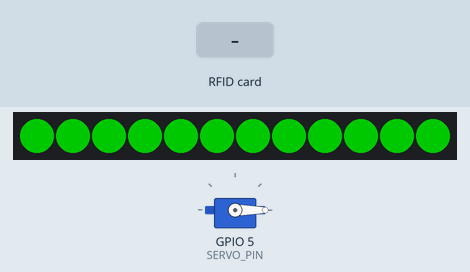
The sketch below on a simulated ESP8266 (NodeMCU). On the bench: 12 RGB LEDs in strip order, left to right, servo. The inputs (shaded band) are chosen by the test bench. Dim RGB values are drawn brighter than linear; WiFi joins after 1.5 s; servers stay silent unless stated; uploads are accepted with an empty reply; what the sketch prints to the serial monitor is not drawn.

Above: at 2.1 s.
4.3 s: RFID card 5E 7A 19 C4 held to the reader
At 5.1 s:
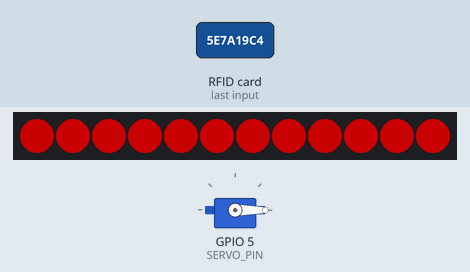
At 8.6 s:
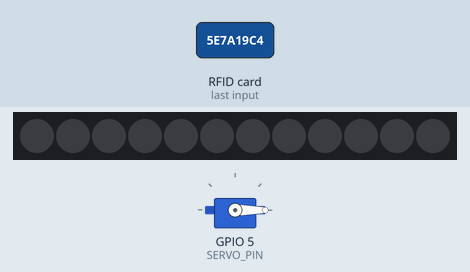
Timing chart, 0 to 10.1 s (numbered marks = the images above; inputs shaded):
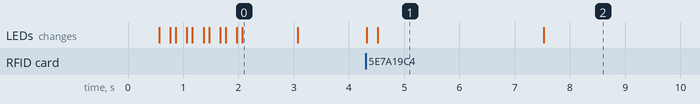

Measured:
- after the input at 4.3 s, the LEDs: first change at once (image 1 shows a later state)
- what the display in image 0 shows lasts 1.0 s, from 2.1 s to 3.1 s
- what the display in image 1 shows lasts 3.0 s, from 4.5 s to 7.5 s

The sketch:

control_acceso_rfid.ino
```cpp
/*
 * SISTEMA DE CONTROL DE ACCESO RFID - EVALUACIÓN SUMATIVA III
 * Proyecto: Control de Acceso para Condominio con IoT
 * Hardware: NodeMCU V3 (ESP8266) + RFID RC522 + Servo SG90 + Aro LED WS2812B
 * Backend: AWS EC2 - Node.js/Express API
 *
 * CONEXIONES HARDWARE:
 * =====================
 * RFID RC522:
 *   SDA  -> D4 (GPIO2)
 *   SCK  -> D5 (GPIO14)
 *   MOSI -> D7 (GPIO13)
 *   MISO -> D6 (GPIO12)
 *   RST  -> D3 (GPIO0)
 *   3.3V -> 3V3
 *   GND  -> GND
 *
 * Servo Motor:
 *   Signal -> D1 (GPIO5)
 *   VCC    -> 5V
 *   GND    -> GND
 *
 * Aro LED WS2812B (12 LEDs):
 *   DIN -> D2 (GPIO4)
 *   VCC -> 5V
 *   GND -> GND
 */

#include <ESP8266WiFi.h>
#include <ESP8266HTTPClient.h>
#include <WiFiClient.h>
#include <ArduinoJson.h>
#include <SPI.h>
#include <MFRC522.h>
#include <Servo.h>
#include <Adafruit_NeoPixel.h>

// ==================== CONFIGURACIÓN ====================

// WiFi Credentials
const char* WIFI_SSID = "TU_RED_WIFI";           // CAMBIAR
const char* WIFI_PASSWORD = "TU_PASSWORD_WIFI";   // CAMBIAR

// Backend API en AWS
const char* API_BASE_URL = "http://54.85.65.240";  // Tu servidor actual

// Pines Hardware
#define RST_PIN         0   // D3 (GPIO0)
#define SS_PIN          2   // D4 (GPIO2)
#define SERVO_PIN       5   // D1 (GPIO5)
#define LED_PIN         4   // D2 (GPIO4)
#define LED_COUNT      12   // Aro de 12 LEDs

// Configuración Barrera
#define BARRERA_CERRADA   0    // Ángulo servo cerrado (0°)
#define BARRERA_ABIERTA  90    // Ángulo servo abierto (90°)
#define TIEMPO_ABIERTA 10000   // 10 segundos abierta

// Estados del sistema
enum Estado {
  ESPERANDO,
  VALIDANDO,
  ACCESO_PERMITIDO,
  ACCESO_DENEGADO,
  APERTURA_MANUAL
};

// ==================== OBJETOS ====================
MFRC522 rfid(SS_PIN, RST_PIN);
Servo servoBarrera;
Adafruit_NeoPixel leds(LED_COUNT, LED_PIN, NEO_GRB + NEO_KHZ800);
WiFiClient wifiClient;

// Variables globales
Estado estadoActual = ESPERANDO;
unsigned long tiempoApertura = 0;
String ultimaMAC = "";

// ==================== FUNCIONES LED ====================

void apagarLEDs() {
  leds.clear();
  leds.show();
}

void ledVerde() {
  for(int i = 0; i < LED_COUNT; i++) {
    leds.setPixelColor(i, leds.Color(0, 255, 0)); // Verde
  }
  leds.show();
}

void ledRojo() {
  for(int i = 0; i < LED_COUNT; i++) {
    leds.setPixelColor(i, leds.Color(255, 0, 0)); // Rojo
  }
  leds.show();
}

void ledAzul() {
  for(int i = 0; i < LED_COUNT; i++) {
    leds.setPixelColor(i, leds.Color(0, 0, 255)); // Azul (conectando)
  }
  leds.show();
}

void animacionConexion() {
  // Animación rotativa durante conexión WiFi
  static int pos = 0;
  leds.clear();
  leds.setPixelColor(pos, leds.Color(0, 100, 255));
  leds.show();
  pos = (pos + 1) % LED_COUNT;
  delay(100);
}

// ==================== FUNCIONES BARRERA ====================

void cerrarBarrera() {
  Serial.println("Cerrando barrera...");
  servoBarrera.write(BARRERA_CERRADA);
  delay(500);
}

void abrirBarrera() {
  Serial.println("Abriendo barrera...");
  servoBarrera.write(BARRERA_ABIERTA);
  tiempoApertura = millis();
}

// ==================== FUNCIONES WiFi ====================

void conectarWiFi() {
  Serial.println();
  Serial.print("Conectando a WiFi: ");
  Serial.println(WIFI_SSID);

  WiFi.mode(WIFI_STA);
  WiFi.begin(WIFI_SSID, WIFI_PASSWORD);

  int intentos = 0;
  while (WiFi.status() != WL_CONNECTED && intentos < 30) {
    animacionConexion();
    Serial.print(".");
    intentos++;
  }

  if (WiFi.status() == WL_CONNECTED) {
    Serial.println("\nWiFi conectado!");
    Serial.print("IP: ");
    Serial.println(WiFi.localIP());
    ledVerde();
    delay(1000);
    apagarLEDs();
  } else {
    Serial.println("\nError: No se pudo conectar a WiFi");
    ledRojo();
    delay(3000);
    ESP.restart();
  }
}

// ==================== FUNCIONES API ====================

String obtenerMACRFID() {
  String mac = "";
  for (byte i = 0; i < rfid.uid.size; i++) {
    if (rfid.uid.uidByte[i] < 0x10) mac += "0";
    mac += String(rfid.uid.uidByte[i], HEX);
    if (i < rfid.uid.size - 1) mac += ":";
  }
  mac.toUpperCase();
  return mac;
}

bool validarRFID(String macRFID) {
  if (WiFi.status() != WL_CONNECTED) {
    Serial.println("Error: WiFi desconectado");
    return false;
  }

  HTTPClient http;
  String url = String(API_BASE_URL) + "/api/access/validate";

  http.begin(wifiClient, url);
  http.addHeader("Content-Type", "application/json");

  // Body JSON
  StaticJsonDocument<200> jsonDoc;
  jsonDoc["mac_sensor"] = macRFID;

  String jsonBody;
  serializeJson(jsonDoc, jsonBody);

  Serial.println("Validando RFID: " + macRFID);
  Serial.println("URL: " + url);
  Serial.println("Body: " + jsonBody);

  int httpCode = http.POST(jsonBody);

  bool acceso = false;

  if (httpCode > 0) {
    String payload = http.getString();
    Serial.println("Respuesta API (" + String(httpCode) + "): " + payload);

    StaticJsonDocument<512> responseDoc;
    DeserializationError error = deserializeJson(responseDoc, payload);

    if (!error) {
      acceso = responseDoc["acceso_permitido"] | false;
      String mensaje = responseDoc["mensaje"] | "Sin mensaje";
      Serial.println("Acceso permitido: " + String(acceso ? "SI" : "NO"));
      Serial.println("Mensaje: " + mensaje);
    } else {
      Serial.println("Error parseando JSON: " + String(error.c_str()));
    }
  } else {
    Serial.println("Error HTTP: " + String(httpCode));
    Serial.println(http.errorToString(httpCode));
  }

  http.end();
  return acceso;
}

void verificarComandosRemoto() {
  // Verificar si hay comandos pendientes de apertura/cierre manual desde la app
  if (WiFi.status() != WL_CONNECTED) return;

  HTTPClient http;
  String url = String(API_BASE_URL) + "/api/access/get-command";

  http.begin(wifiClient, url);
  int httpCode = http.GET();

  if (httpCode == 200) {
    String payload = http.getString();

    StaticJsonDocument<256> doc;
    DeserializationError error = deserializeJson(doc, payload);

    if (!error && doc.containsKey("comando")) {
      String comando = doc["comando"];

      if (comando == "ABRIR") {
        Serial.println("Comando remoto: ABRIR BARRERA");
        estadoActual = APERTURA_MANUAL;
        ledVerde();
        abrirBarrera();
      } else if (comando == "CERRAR") {
        Serial.println("Comando remoto: CERRAR BARRERA");
        cerrarBarrera();
        apagarLEDs();
        estadoActual = ESPERANDO;
      }
    }
  }

  http.end();
}

// ==================== SETUP ====================

void setup() {
  Serial.begin(115200);
  Serial.println("\n\n=================================");
  Serial.println("SISTEMA DE CONTROL DE ACCESO RFID");
  Serial.println("Evaluación Sumativa III - IoT");
  Serial.println("=================================\n");

  // Inicializar LEDs
  leds.begin();
  leds.setBrightness(100);
  apagarLEDs();

  // Inicializar Servo
  servoBarrera.attach(SERVO_PIN);
  cerrarBarrera();

  // Inicializar SPI y RFID
  SPI.begin();
  rfid.PCD_Init();
  Serial.println("Lector RFID RC522 inicializado");
  Serial.print("Versión firmware: 0x");
  Serial.println(rfid.PCD_ReadRegister(rfid.VersionReg), HEX);

  // Conectar WiFi
  conectarWiFi();

  Serial.println("\nSistema listo. Esperando tarjetas RFID...\n");
}

// ==================== LOOP PRINCIPAL ====================

void loop() {
  // Verificar comandos remotos cada 2 segundos
  static unsigned long ultimaVerificacion = 0;
  if (millis() - ultimaVerificacion > 2000) {
    verificarComandosRemoto();
    ultimaVerificacion = millis();
  }

  // Control automático de cierre de barrera (después de 10 segundos)
  if ((estadoActual == ACCESO_PERMITIDO || estadoActual == APERTURA_MANUAL) &&
      millis() - tiempoApertura >= TIEMPO_ABIERTA) {
    cerrarBarrera();
    apagarLEDs();
    estadoActual = ESPERANDO;
    Serial.println("Barrera cerrada automáticamente\n");
  }

  // Lectura de tarjetas RFID
  if (estadoActual == ESPERANDO) {
    if (!rfid.PICC_IsNewCardPresent()) return;
    if (!rfid.PICC_ReadCardSerial()) return;

    // Obtener MAC de la tarjeta
    String macRFID = obtenerMACRFID();

    // Evitar lecturas duplicadas
    if (macRFID == ultimaMAC) {
      delay(1000);
      return;
    }

    ultimaMAC = macRFID;

    Serial.println("================================");
    Serial.println("Tarjeta/Llavero detectado!");
    Serial.println("MAC: " + macRFID);
    Serial.println("================================");

    // Cambiar estado a validando
    estadoActual = VALIDANDO;
    ledAzul();

    // Validar con el backend
    bool accesoPermitido = validarRFID(macRFID);

    if (accesoPermitido) {
      // ACCESO PERMITIDO
      Serial.println("*** ACCESO PERMITIDO ***");
      estadoActual = ACCESO_PERMITIDO;
      ledVerde();
      abrirBarrera();
    } else {
      // ACCESO DENEGADO
      Serial.println("*** ACCESO DENEGADO ***");
      estadoActual = ACCESO_DENEGADO;
      ledRojo();

      // Mantener LED rojo por 3 segundos
      delay(3000);
      apagarLEDs();
      estadoActual = ESPERANDO;
    }

    // Detener lectura
    rfid.PICC_HaltA();
    rfid.PCD_StopCrypto1();

    // Limpiar última MAC después de 2 segundos
    delay(2000);
    ultimaMAC = "";
  }

  delay(100);
}
```
